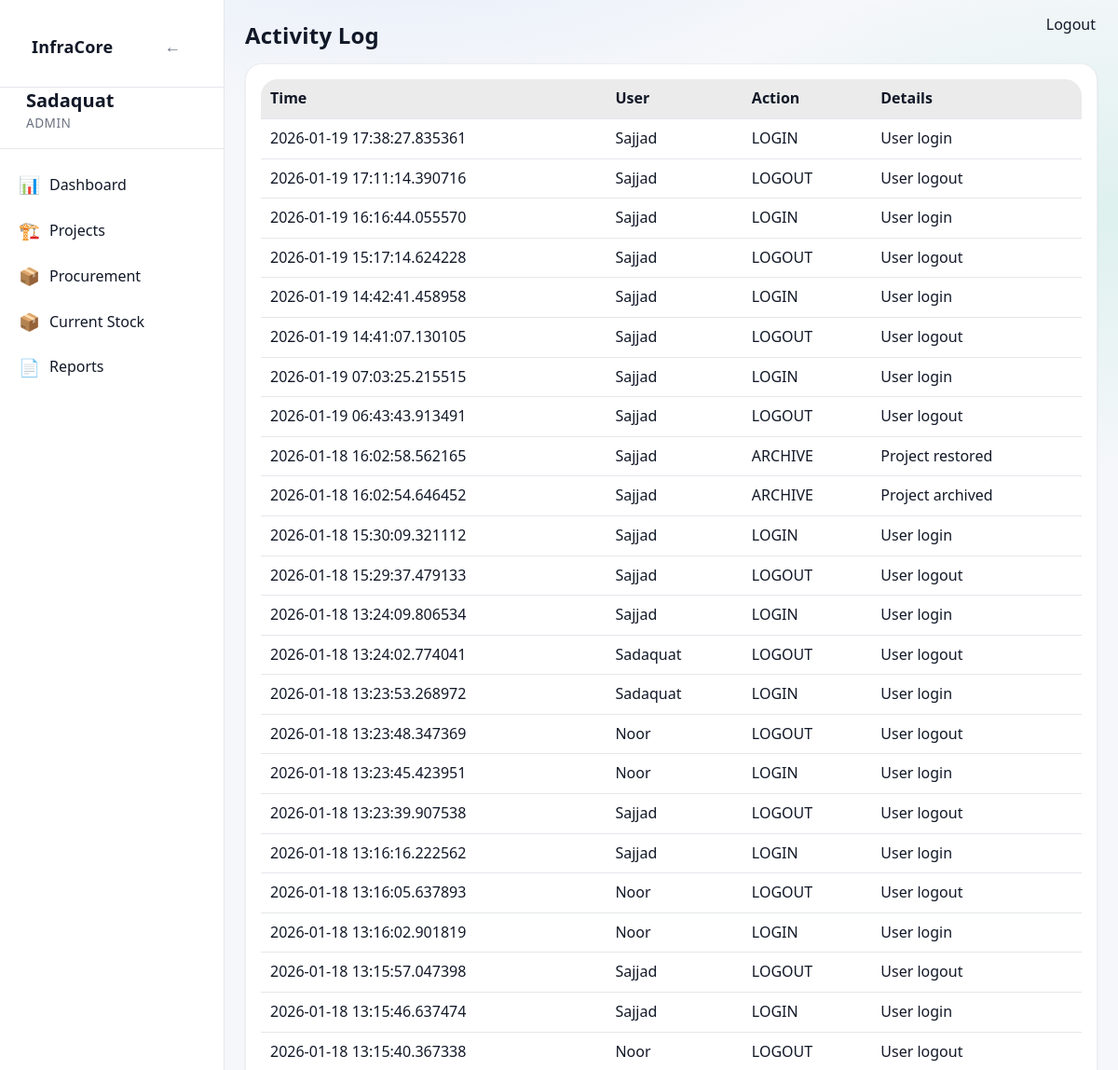
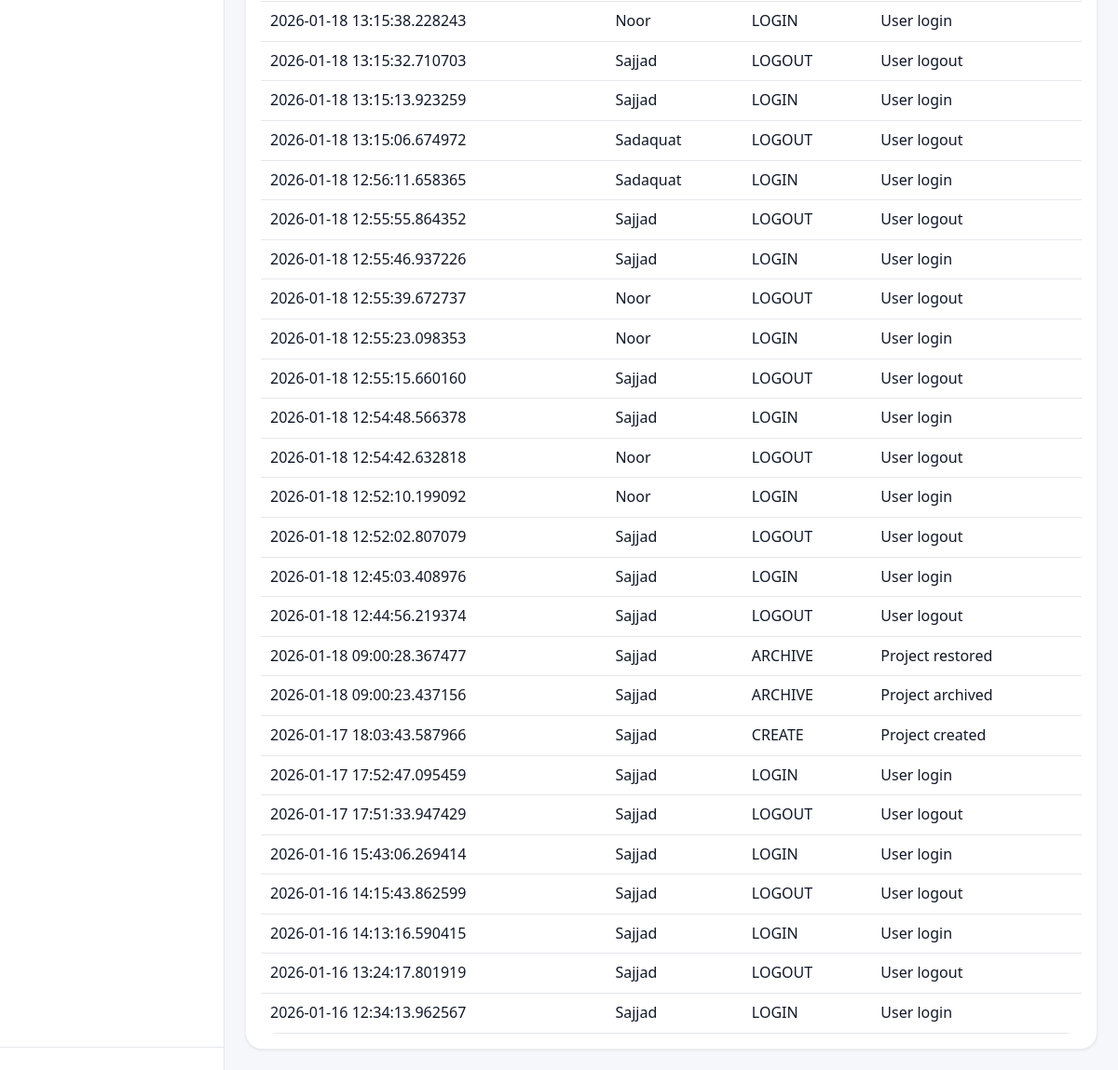
The app's page /activity (signed in), older data (2 pictures, top to bottom).
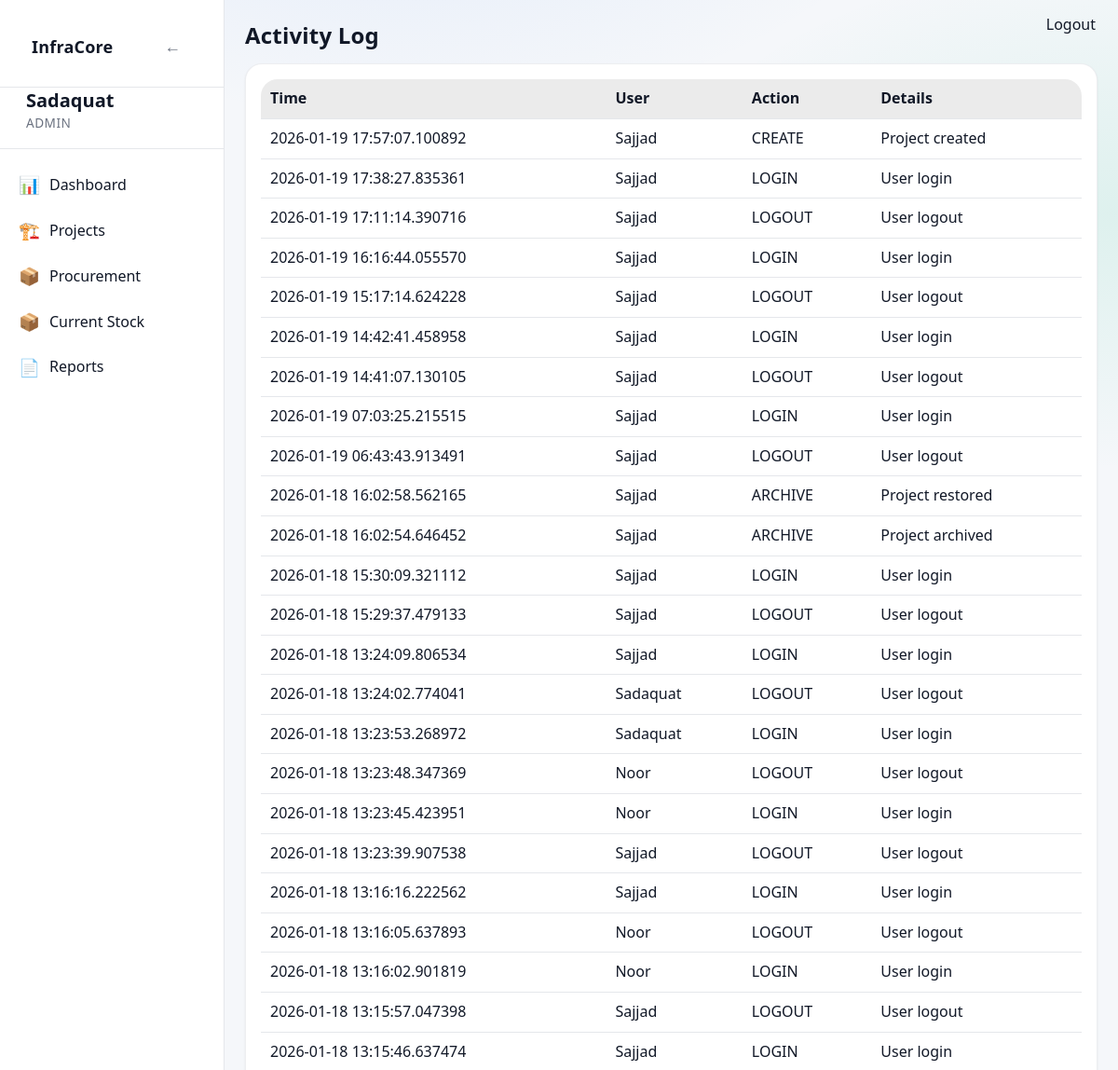
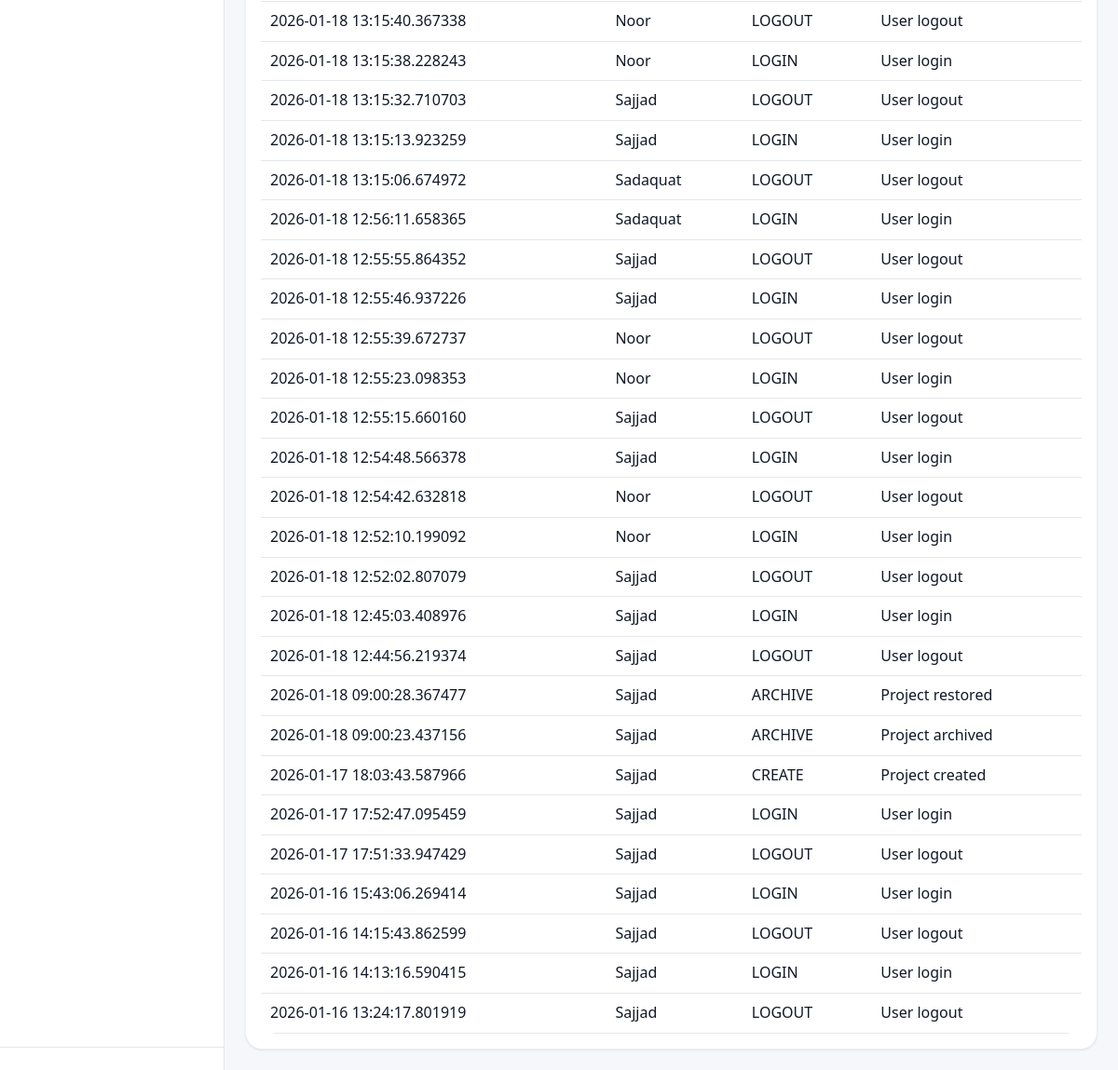
The same page, newer data (2 pictures, top to bottom).
### app/models/activity_log.py (models this page shows)
class ActivityLog(Base):
    __tablename__ = "activity_logs"
    __table_args__ = (
        Index("ix_activity_logs_created_at", "created_at"),
        Index("ix_activity_logs_user_id", "user_id"),
    )
    id = Column(Integer, primary_key=True, index=True)
    user_id = Column(Integer, ForeignKey("users.id"), nullable=True)
    username = Column(String(150), nullable=False)
    role = Column(String(50), nullable=True)
    action = Column(String(20), nullable=False)  # CREATE, UPDATE, DELETE, ARCHIVE, LOGIN, LOGOUT
    entity_type = Column(String(50), nullable=True)  # Project, Activity, Material, User, Execution
    entity_id = Column(Integer, nullable=True)
    description = Column(Text, nullable=True)
    old_value = Column(Text, nullable=True)  # JSON string
    new_value = Column(Text, nullable=True)  # JSON string
    ip_address = Column(String(64), nullable=True)
    created_at = Column(DateTime, default=datetime.utcnow, nullable=False)
    details = Column(String, nullable=True)
    timestamp = Column(DateTime, default=datetime.utcnow)

### app/routes/activity.py (the view)
@router.get("/activity", response_class=HTMLResponse)
def activity_page(request: Request, db: Session = Depends(get_db)):
    user = request.session.get("user")
    if user is None or user["role"] != "admin":
        return RedirectResponse("/dashboard", status_code=302)
    logs = get_recent_activities(db)
    return templates.TemplateResponse(
        "activity.html",
        {
            "request": request,
            "user": user,
            "logs": logs,
        }
    )

### app/templates/activity.html
{% extends "base.html" %}
{% block content %}
<h1 class="page-title">Activity Log</h1>
<div class="card">
    <table class="table">
        <thead>
            <tr>
                <th>Time</th>
                <th>User</th>
                <th>Action</th>
                <th>Details</th>
            </tr>
        </thead>
        <tbody>
            {% for log in logs %}
            <tr>
                <td>{{ log.timestamp }}</td>
                <td>{{ log.username }}</td>
                <td>{{ log.action }}</td>
                <td>{{ log.details }}</td>
            </tr>
            {% else %}
            <tr>
                <td colspan="4">No activity recorded</td>
            </tr>
            {% endfor %}
        </tbody>
    </table>
</div>
{% endblock %}

Row changes from the older to the newer data that the page shows:
no longer on this page (row unchanged): ActivityLog: timestamp "2026-01-16 12:34:13.962567", username "Sajjad", action "LOGIN", details "User login"
added ActivityLog: timestamp "2026-01-19 17:57:07.100892", username "Sajjad", action "CREATE", details "Project created"
